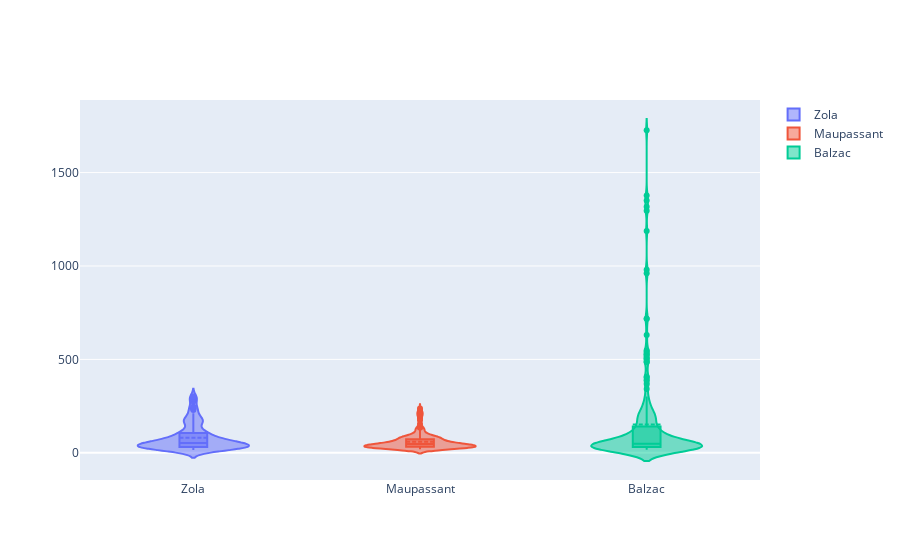

Notebook code for this chart:
### Code cell
fig = go.Figure()

authors = ['Zola', 'Maupassant', 'Balzac']

for author in authors:
    fig.add_trace(go.Violin(x=my_df['author'][my_df['author'] == author],
                            y=my_df['wordCount'][my_df['author'] == author],
                            name=author,
                            box_visible=True,
                            meanline_visible=True))

fig.show()

### Figure 1 — Plotly figure (JSON) as saved in the notebook; plotly's stock layout.template omitted (floating-point values rounded to 4 significant figures; data arrays with more than 128 entries replaced by an {"elided": "..."} marker saying what was removed)
{"data": [{"box": {"visible": true}, "meanline": {"visible": true}, "name": "Zola", "type": "violin", "x": {"elided": "200 str values"}, "y": {"elided": "200 int values"}}, {"box": {"visible": true}, "meanline": {"visible": true}, "name": "Maupassant", "type": "violin", "x": {"elided": "200 str values"}, "y": {"elided": "200 int values"}}, {"box": {"visible": true}, "meanline": {"visible": true}, "name": "Balzac", "type": "violin", "x": {"elided": "200 str values"}, "y": {"elided": "200 int values"}}], "layout": {}}
